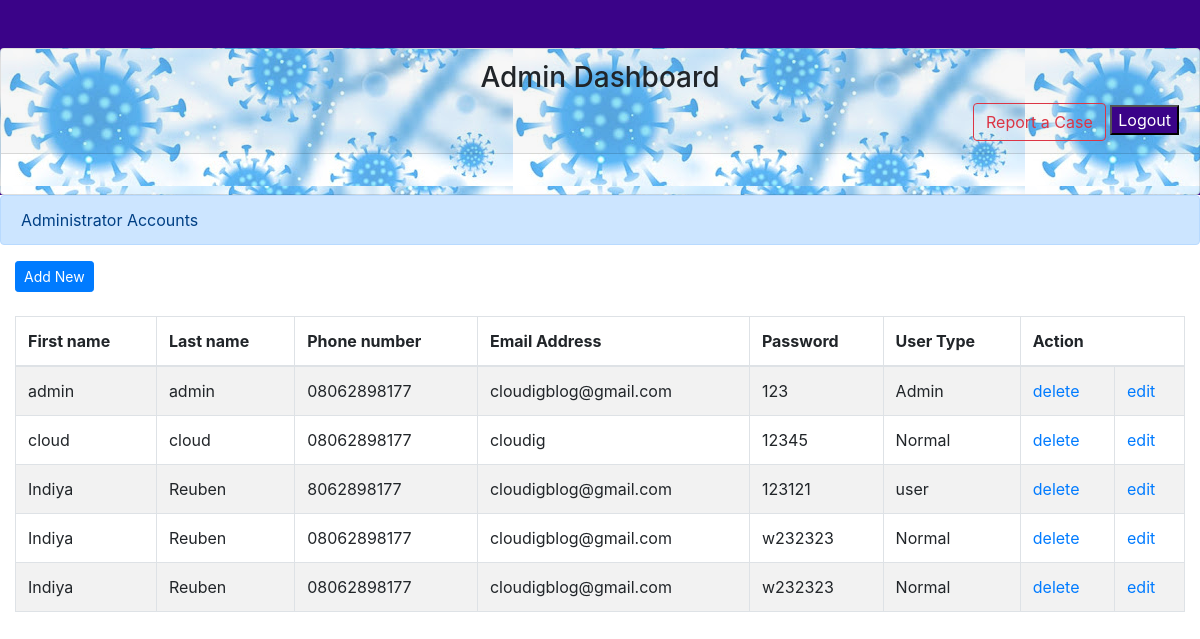
The page /admin/user.php (signed in) on the database its author committed.
### tables this page shows
CREATE TABLE `user` (
  `id` int(11) NOT NULL,
  `fname` varchar(50) NOT NULL,
  `lname` varchar(50) NOT NULL,
  `phone` varchar(15) NOT NULL,
  `email` varchar(255) NOT NULL,
  `password` varchar(20) NOT NULL,
  `type` varchar(20) NOT NULL
);

### admin/user.php (the view, shortened to what this page needs)
<?php
	require 'connection.php';
?>
<!DOCTYPE html>
<html>
<head>
	<link rel="stylesheet" type="text/css" href="../css/boostrap-min.css">
</head>
<body >
	<div class="row">
				<div class="col" style="background-color: #3a0388";>
					<div class="card mt-5" style="background-image: url(../image/header.jpg)";>
						<div class="card-header text-center">
							<h3> Admin Dashboard</h3><div class="text-right"><a href="index.php"><button class="btn btn-outline-danger" type="button" id="new_emp_btn"><span class="fa fa-plus"></span> Report a Case </button></a>
							 <a href="Logout.php"> <button style="background-color: #3a0388; color: white;">Logout</button> </a></div>
						</div>
						<div class="container-fluid admin" >
						<div class="card-body">
						</div>
					</div>
				</div>
			</div>
		<div class="container-fluid admin" >
			<div class="alert alert-primary">Administrator Accounts</div>
					<div class="well col-lg-12">
			<a href="registration.php">	<button type="button" class="btn btn-primary btn-sm" id="new_user"> Add New</button></a>
				<br />
				<br />
		<table id="viewdata" class="table table-bordered table-striped">
		<thead>
<tr>
<th>First name</th>
<th>Last name</th>
<th>Phone number</th>
<th>Email Address</th>
<th>Password</th>
<th>User Type</th>
<th colspan=2>Action</th>
</tr>
		</thead>
<?php
$sql="SELECT * FROM user";
$res=mysqli_query($con,$sql) or die(mysqli_error($con));
while($row=mysqli_fetch_assoc($res))
{
echo "<tr><td>";
echo $row['fname'];
echo "</td><td>";
echo $row['lname'];
echo "</td><td>";
echo $row['phone'];
echo "</td><td>";
echo $row['email'];
echo "</td><td>";
echo $row['password'];
echo "</td><td>";
echo $row['type'];
echo "
<td><a href=\"delete.php?data=".$row['id']."\">delete</a></td>
<td><a href=\"Edit.php?data=".$row['id']."\">edit</a></td></tr>";
}
?>
</table>
	</body>
</html>

### rows shown on the page
user: fname "admin", lname "admin", phone "08062898177", email "cloudigblog@gmail.com", password "123", type "Admin"
user: fname "cloud", lname "cloud", phone "08062898177", email "cloudig", password "12345", type "Normal"
user: fname "Indiya", lname "Reuben", phone "8062898177", email "cloudigblog@gmail.com", password "123121", type "user"
user: fname "Indiya", lname "Reuben", phone "08062898177", email "cloudigblog@gmail.com", password "w232323", type "Normal"
user: fname "Indiya", lname "Reuben", phone "08062898177", email "cloudigblog@gmail.com", password "w232323", type "Normal"
